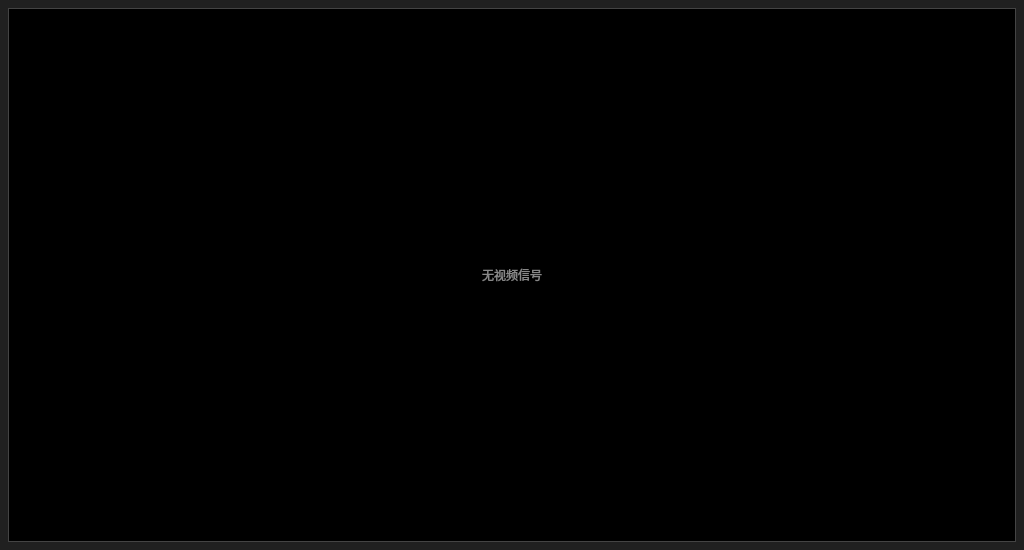
<?xml version="1.0" encoding="UTF-8"?>
<ui version="4.0">
 <class>camera</class>
 <widget class="QWidget" name="camera">
  <property name="geometry">
   <rect>
    <x>0</x>
    <y>0</y>
    <width>1024</width>
    <height>550</height>
   </rect>
  </property>
  <property name="windowTitle">
   <string>摄像头</string>
  </property>
  <property name="styleSheet">
   <string notr="true">background-color: #202020;</string>
  </property>
  <layout class="QVBoxLayout" name="cameraLayout">
   <property name="leftMargin"><number>8</number></property>
   <property name="rightMargin"><number>8</number></property>
   <property name="topMargin"><number>8</number></property>
   <property name="bottomMargin"><number>8</number></property>
   <item>
    <widget class="QLabel" name="videoLabel">
     <property name="text">
      <string>无视频信号</string>
     </property>
     <property name="alignment">
      <set>Qt::AlignCenter</set>
     </property>
     <property name="styleSheet">
      <string notr="true">QLabel { background: #000; color: #888; font: 14pt "Microsoft YaHei"; border: 1px solid #444; }</string>
     </property>
    </widget>
   </item>
  </layout>
 </widget>
 <resources/>
 <connections/>
</ui>
